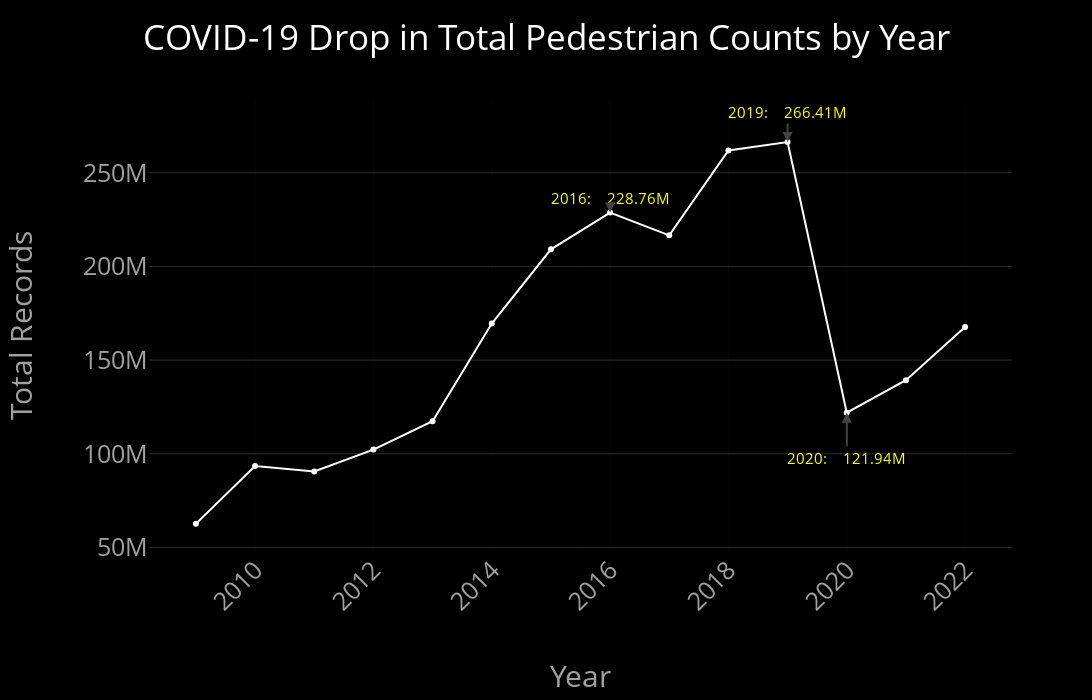

Source (notebook cell):
### Markdown cell above
Let's fine tune this with Plotly components:

### Code cell
# a function & variables used for the annotations:
year19 = 2019
year16 = 2016
year20 = 2020

def format_millions(value):
    return f"{value / 1_000_000:.2f}M"

# Plotly Express:
figure2 = px.line(
    df_year_counts,
    x="Year",
    y="Total_counts",
    markers=True,
    height=500,
    title="COVID-19 Drop in Total Pedestrian Counts by Year"
)

# Plotly Components:
figure2.update_traces(line=dict(color='white'))

# annotation for year 2019
figure2.add_annotation(
    x=year19,
    y=df_year_counts[df_year_counts['Year'] == year19]['Total_counts'].values[0],
    text=f"{year19}:   \n{format_millions(df_year_counts[df_year_counts['Year'] == year19]['Total_counts'].values[0])}",
    showarrow=True,
    arrowhead=2,
    ax=0,
    ay=-30,
    font=dict(size=15, color="yellow")
)

# annotation for year 2016
figure2.add_annotation(
    x=year16,
    y=df_year_counts[df_year_counts['Year'] == year16]['Total_counts'].values[0],
    text=f"{year16}:   \n{format_millions(df_year_counts[df_year_counts['Year'] == year16]['Total_counts'].values[0])}",
    showarrow=True,
    arrowhead=2,
    ax=0,
    ay=-15,
    font=dict(size=15, color="yellow")
)

# annotation for year 2020
figure2.add_annotation(
    x=year20,
    y=df_year_counts[df_year_counts['Year'] == year20]['Total_counts'].values[0],
    text=f"{year20}:   \n{format_millions(df_year_counts[df_year_counts['Year'] == year20]['Total_counts'].values[0])}",
    showarrow=True,
    arrowhead=2,
    ax=0,
    ay=45,
    font=dict(size=15, color="yellow")
)

# pushing the titles away from the graph
figure2.update_layout(
    xaxis=dict(
        title="Year",
        title_standoff=50,
        automargin=True  # Ensures Plotly adjusts space automatically
    ),
    yaxis=dict(
        title="Total Records",
        title_standoff=50,
        automargin=True  # Prevents overlap issues
    ),
    # Extra space for better visibility
    yaxis_showgrid=True,
    yaxis_gridcolor='rgb(45,45,45)'  # Almost Black
)

# Dynamically adjust the width based on the title length
min_width = 1200
title_length_based_width = len(figure2.layout.title.text) * 20
figure2.update_layout(
    width=max(title_length_based_width, min_width),
    height=700,
    title_font_color="white",
)

figure2.show()

### Figure 1 — Plotly figure (JSON) as saved in the notebook; plotly's stock layout.template omitted (floating-point values rounded to 4 significant figures)
{"data": [{"hovertemplate": "Year=%{x}<br>Total_counts=%{y}<extra></extra>", "legendgroup": "", "line": {"color": "white", "dash": "solid"}, "marker": {"symbol": "circle"}, "mode": "lines+markers", "name": "", "orientation": "v", "showlegend": false, "type": "scatter", "x": [2009, 2010, 2011, 2012, 2013, 2014, 2015, 2016, 2017, 2018, 2019, 2020, 2021, 2022], "xaxis": "x", "y": [62650110, 93459437, 90571965, 102215521, 117389820, 169500386, 209099687, 228757880, 216586414, 261909318, 266411675, 121941994, 139291234, 167712770], "yaxis": "y"}], "layout": {"annotations": [{"arrowhead": 2, "ax": 0, "ay": -30, "font": {"color": "yellow", "size": 15}, "showarrow": true, "text": "2019:   \n266.41M", "x": 2019, "y": 266411675}, {"arrowhead": 2, "ax": 0, "ay": -15, "font": {"color": "yellow", "size": 15}, "showarrow": true, "text": "2016:   \n228.76M", "x": 2016, "y": 228757880}, {"arrowhead": 2, "ax": 0, "ay": 45, "font": {"color": "yellow", "size": 15}, "showarrow": true, "text": "2020:   \n121.94M", "x": 2020, "y": 121941994}], "height": 700, "legend": {"tracegroupgap": 0}, "title": {"font": {"color": "white"}, "text": "COVID-19 Drop in Total Pedestrian Counts by Year"}, "width": 1200, "xaxis": {"anchor": "y", "automargin": true, "domain": [0, 1], "title": {"standoff": 50, "text": "Year"}}, "yaxis": {"anchor": "x", "automargin": true, "domain": [0, 1], "gridcolor": "rgb(45,45,45)", "showgrid": true, "title": {"standoff": 50, "text": "Total Records"}}}}
